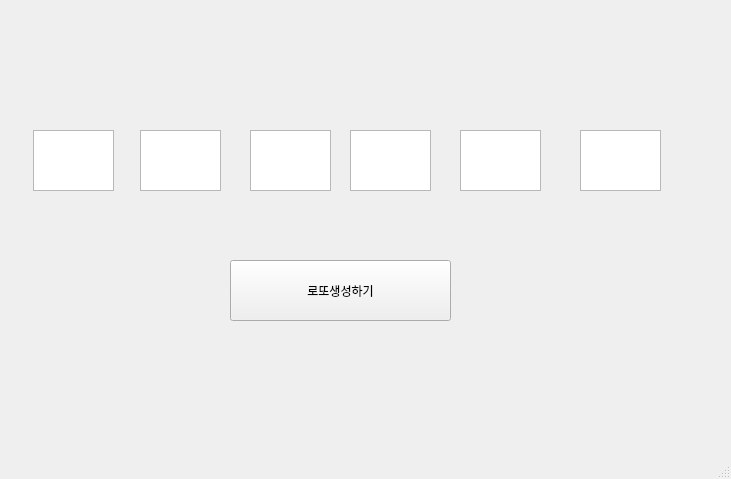
<?xml version="1.0" encoding="UTF-8"?>
<ui version="4.0">
 <class>MainWindow</class>
 <widget class="QMainWindow" name="MainWindow">
  <property name="geometry">
   <rect>
    <x>0</x>
    <y>0</y>
    <width>731</width>
    <height>479</height>
   </rect>
  </property>
  <property name="windowTitle">
   <string>MainWindow</string>
  </property>
  <widget class="QWidget" name="centralwidget">
   <widget class="QTextEdit" name="te1">
    <property name="geometry">
     <rect>
      <x>33</x>
      <y>130</y>
      <width>81</width>
      <height>61</height>
     </rect>
    </property>
    <property name="font">
     <font>
      <pointsize>27</pointsize>
     </font>
    </property>
   </widget>
   <widget class="QTextEdit" name="te2">
    <property name="geometry">
     <rect>
      <x>140</x>
      <y>130</y>
      <width>81</width>
      <height>61</height>
     </rect>
    </property>
    <property name="font">
     <font>
      <pointsize>27</pointsize>
     </font>
    </property>
   </widget>
   <widget class="QTextEdit" name="te3">
    <property name="geometry">
     <rect>
      <x>250</x>
      <y>130</y>
      <width>81</width>
      <height>61</height>
     </rect>
    </property>
    <property name="font">
     <font>
      <pointsize>27</pointsize>
     </font>
    </property>
   </widget>
   <widget class="QTextEdit" name="te4">
    <property name="geometry">
     <rect>
      <x>350</x>
      <y>130</y>
      <width>81</width>
      <height>61</height>
     </rect>
    </property>
    <property name="font">
     <font>
      <pointsize>27</pointsize>
     </font>
    </property>
   </widget>
   <widget class="QTextEdit" name="te5">
    <property name="geometry">
     <rect>
      <x>460</x>
      <y>130</y>
      <width>81</width>
      <height>61</height>
     </rect>
    </property>
    <property name="font">
     <font>
      <pointsize>27</pointsize>
     </font>
    </property>
   </widget>
   <widget class="QTextEdit" name="te6">
    <property name="geometry">
     <rect>
      <x>580</x>
      <y>130</y>
      <width>81</width>
      <height>61</height>
     </rect>
    </property>
    <property name="font">
     <font>
      <pointsize>27</pointsize>
     </font>
    </property>
   </widget>
   <widget class="QPushButton" name="pb">
    <property name="geometry">
     <rect>
      <x>230</x>
      <y>260</y>
      <width>221</width>
      <height>61</height>
     </rect>
    </property>
    <property name="text">
     <string>로또생성하기</string>
    </property>
   </widget>
  </widget>
  <widget class="QMenuBar" name="menubar">
   <property name="geometry">
    <rect>
     <x>0</x>
     <y>0</y>
     <width>731</width>
     <height>21</height>
    </rect>
   </property>
  </widget>
  <widget class="QStatusBar" name="statusbar"/>
 </widget>
 <resources/>
 <connections/>
</ui>
